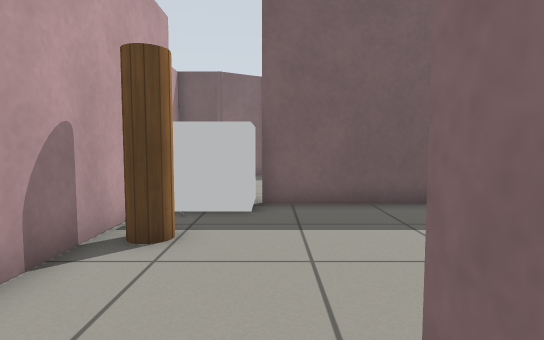
view 1 (above)

15 first-person views from a walk through a Gazebo world. The camera is 0.72 m above the floor, tilts 4° down and sees 80° across. The floor is counted in squares, 0.5 m on a side. Each view is taken from the middle of a square. On the plan, view 1 faces up. The plan holds only what a view shows up to about 15 squares ahead; the rest is blank. Gazebo's built-in surfaces are drawn with simple patterns. Some surface patterns are stand-ins.

view 2
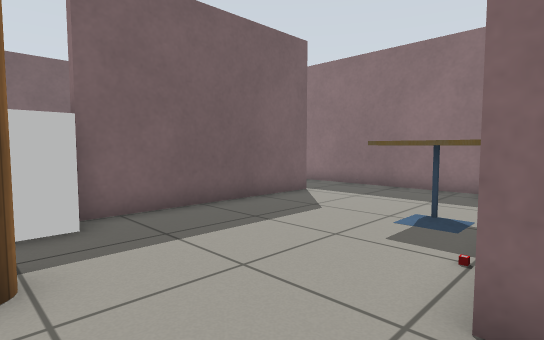

view 3
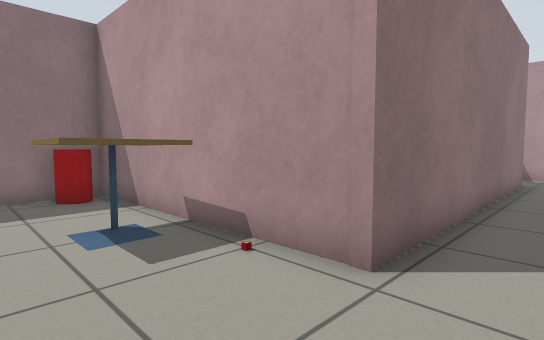

view 4
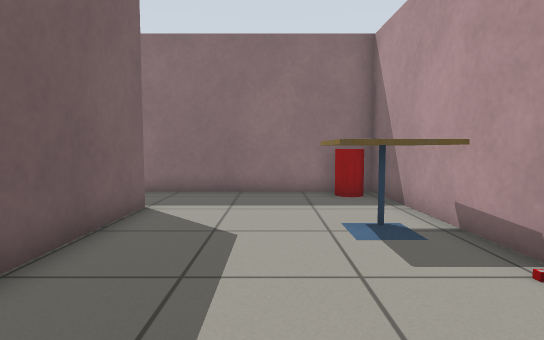

view 5
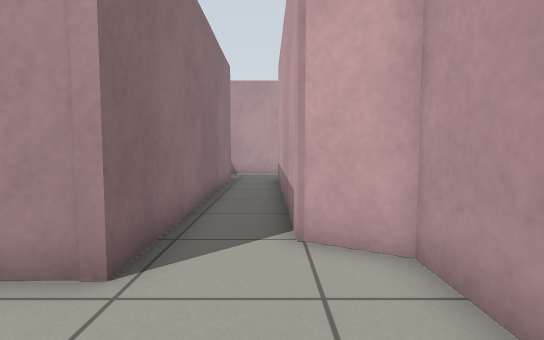

view 6
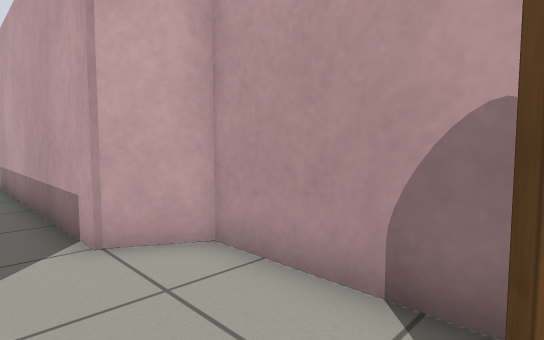

view 7
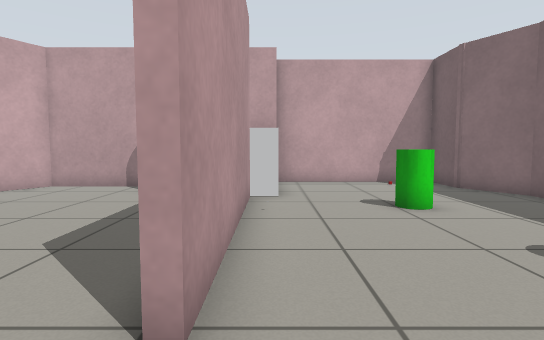

view 8
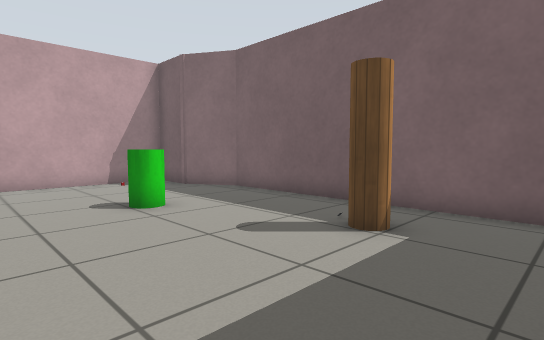

view 9
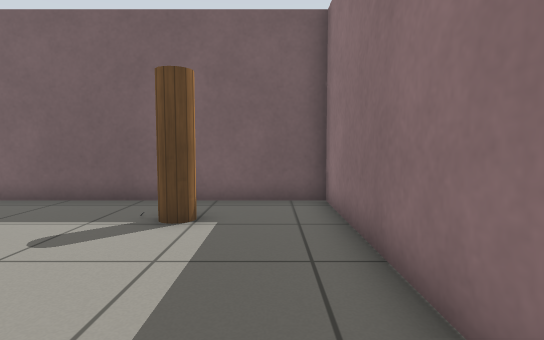

view 10
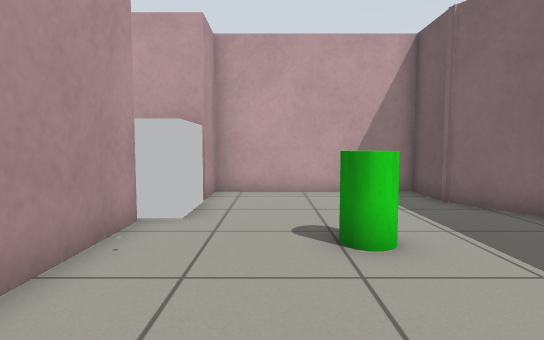

view 11
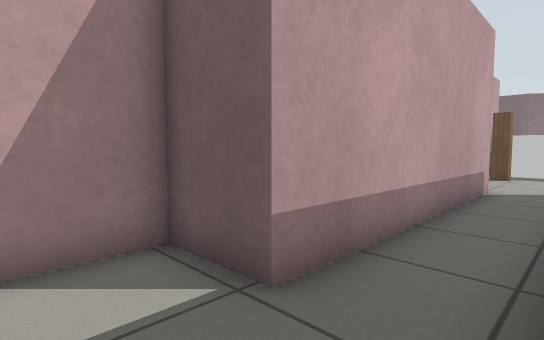

view 12
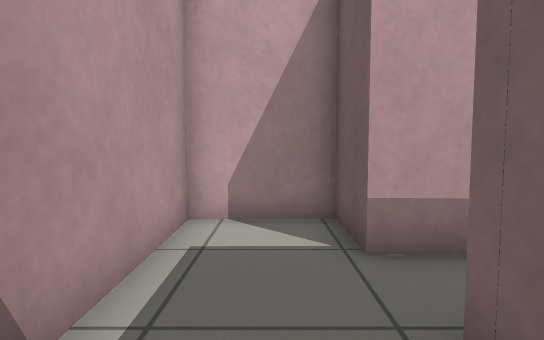

view 13
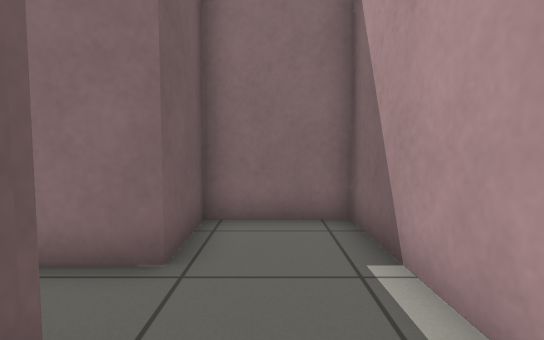

view 14
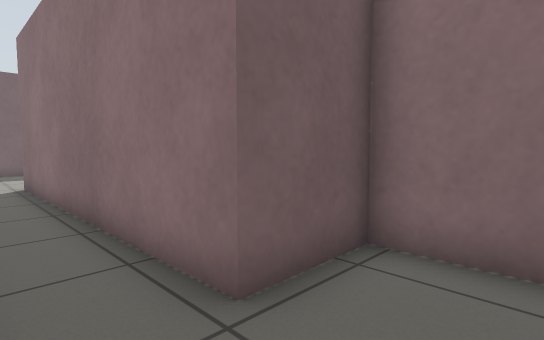

view 15
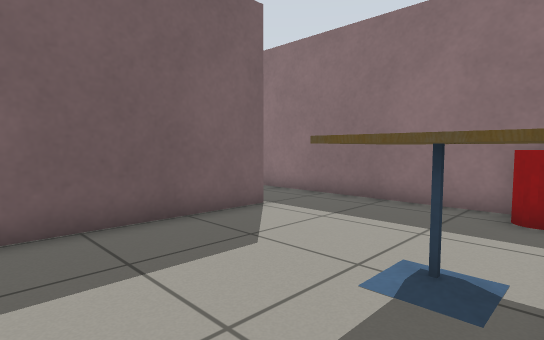

### Floor plan
Points are (right, up) in squares from view 1. A wall is a line through its corners. A room is listed if a view was taken in it or the views show most of it. See-through windows are left out.
Room 1 (views 1, 11, 12, 13, 14)
walls: (-1.4, 0.1) (-1.3, -9.7) (-3.5, -9.7) (-3.4, -12.7) (3.4, -12.6) (3.4, -9.7) (0.9, -9.7) (0.8, 0.6)
ways out: opening at (-0.5, 0) to room 2
Room 2 (views 2, 3, 4, 5, 6, 9, 15)
walls: (5.3, 1.7) (9.5, 1.8) (9.5, 8.5); (0.8, 0.6) (0.8, 1.6) (3.4, 1.6); (6.9, 8.1) (-0.2, 8.1); (-2.9, 9.2) (-2.9, 0.9) (-1.4, 0.1)
ways out: opening at (-0.5, 0) to room 1; opening at (8, 8) to room 3; gap at (0, 8) to room 3
objects: wooden cylinder (-2, 5); grey box (-2, 7) to (-1, 9); table (4, 2) to (5, 4); red cylinder (9, 3)
Room 3 (views 7, 8, 10)
walls: (-0.2, 8.4) (6.9, 8.4); (9.5, 8.5) (9.5, 16.7) (-0.6, 16.7) (-2.5, 15.6) (-4.5, 15.6) (-4.5, 9.2) (-2.9, 9.2)
ways out: opening at (8, 8) to room 2; gap at (0, 8) to room 2
objects: green cylinder (1, 12) to (1, 13); wooden cylinder (6, 14)

Positions as (right, up) in squares from view 1, and headings:
1: (0, 0), facing up
2: (-2, 1), facing up-right
3: (-1, 5), facing down-right
4: (-1, 5), facing right
5: (-1, 5), facing down
6: (0, 5), facing down-left
7: (9, 9), facing left
8: (9, 9), facing up-left
9: (8, 8), facing up
10: (6, 11), facing left
11: (1, -12), facing up-left
12: (3, -11), facing left
13: (-3, -11), facing right
14: (-1, -12), facing up-right
15: (1, 2), facing up-right
